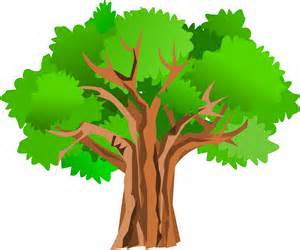
#> input picture MVLaboratory/Activity3/original2.jpg, 300 x 250 px
$ python ConverGris.py
#> lines starting #> are read from the running program, lines starting #| are printed output that depends on the picture; after the words box and inside, x2 and y2 are one past the last pixel; in counts of white or black regions, pixels touching at a corner belong together
### MVLaboratory/Activity3/SubRu.py
##########################################################################
def gray(img):
    h, w, d = img.shape
    for h1 in xrange(0,h,1):
        for w1 in xrange(0,w,1):
            #El promedio es asignado al pixel y se aloja en un canal
            img[h1, w1,0]=sum(img[h1, w1])//3
     #Se tiene una imagen de salida en escala de grises
    imagen=img[:,:,0]
    return imagen
##########################################################################

def cpalette(out,gris,palette):
    h, w= gris.shape
    n=len(palette)
    block=round(255/n)
    rangos=[]
    c=0
    n1=0
    while n1<n:
        cm=c
        if cm+block > 255:
            cM=255
        else:
            cM=cm+block
        rangos.append((int(cm),int(cM)))
        c=cM+1
        n1+=1


    for h1 in xrange(0,h,1):
        for w1 in xrange(0,w,1):
            for k in xrange(0,len(rangos)):
                if gris[h1, w1]>=rangos[k][0] and gris[h1, w1]<=rangos[k][1]:
                    out[h1, w1]=palette[k]

    return out[:,:,:]
##########################################################################

def bin(gris,threshold):
    h, w= gris.shape
    for h1 in xrange(0,h,1):
        for w1 in xrange(0,w,1):
            if gris[h1, w1]>=threshold:
                gris[h1, w1]=255
            else:
                gris[h1, w1]=0
    return gris[:,:]


### MVLaboratory/Activity3/ConverGris.py
from SubRu import *
import cv2

img=cv2.imread('original2.jpg',1)
#> img is the input picture: shape (250, 300, 3); mean B, G, R 126.3, 200.5, 167.6
out=cv2.imread('original2.jpg',1)

output1=gray(img)
#> after the loop in gray, `for h1 in xrange(0,h,1):`:
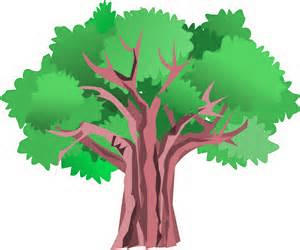
#> img: shape (250, 300, 3); mean B, G, R 164.6, 200.5, 167.6
#> in gray, `imagen=img[:,:,0]`:
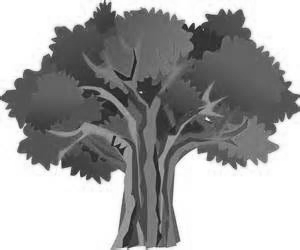
#> imagen: shape (250, 300); min 24, max 255, mean 164.6
cv2.imwrite('Output1\Output12.jpg',output1)

output21=cpalette(out,output1,[(255,0,0),(0,255,0),(0,0,255),(55,100,200)])
#> after the loop in cpalette, `for h1 in xrange(0,h,1):`:
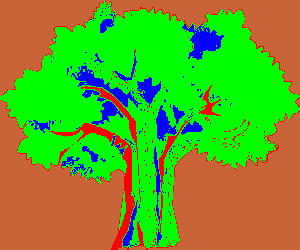
#> out: shape (250, 300, 3); mean B, G, R 38.7, 159.5, 101.3
cv2.imwrite('Output2\Output23.jpg',output21)
output22=cpalette(out,output1,[(255,0,0),(0,255,0),(0,0,255),(55,100,200),(100,200,10),(100,200,0)])
#> after the loop in cpalette (call 2), `for h1 in xrange(0,h,1):`:
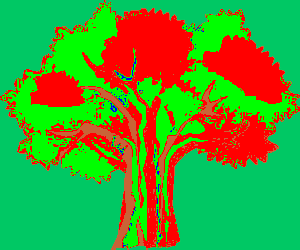
#> out: shape (250, 300, 3); mean B, G, R 48.3, 152.9, 78.6
cv2.imwrite('Output2\Output24.jpg',output22)
output23=cpalette(out,output1,[(255,0,0),(0,255,0),(0,0,255),(55,100,200),(100,200,10),(100,200,0),(255,0,200)])
#> after the loop in cpalette (call 3), `for h1 in xrange(0,h,1):`:
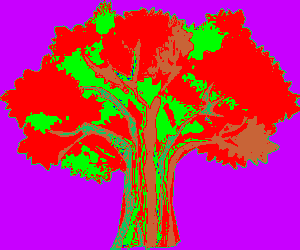
#> out: shape (250, 300, 3); mean B, G, R 120.9, 43.7, 190.2
cv2.imwrite('Output2\Output25.jpg',output23)


output31=bin(output1,100)
#> after the loop in bin, `for h1 in xrange(0,h,1):`:
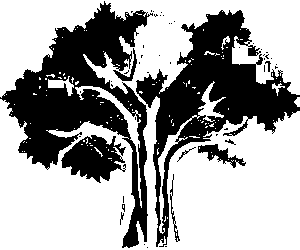
#> gris: shape (250, 300); 64% white; 50 black regions (40 under 20 px), largest, box (x1, y1, x2, y2) and area: (0, 1, 153, 248) 12759, (136, 10, 300, 247) 11445, (61, 135, 126, 183) 1857
cv2.imwrite('Output3\Output32.jpg',output31)
